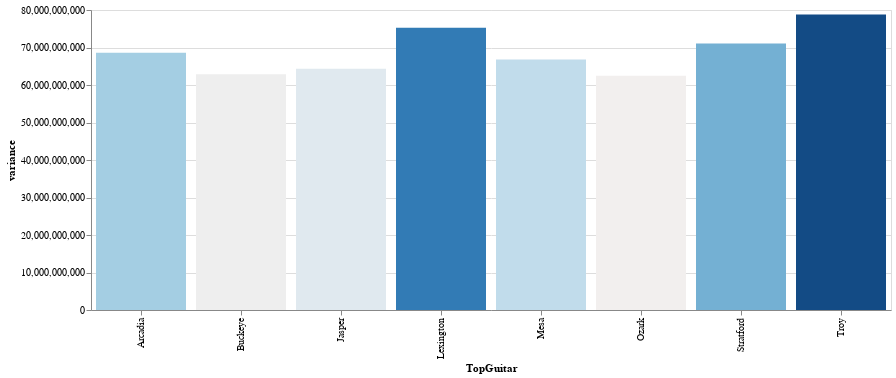

Write notebook code for a chart like this one.
### Code cell
# Imports a visualization tool from the python library
import altair as alt

# Transfers the ranked stores into a dataframe with two columns
data = ranked_stores.reset_index()
data.columns = ['TopGuitar', 'variance']

# Creates a color scale using Altair spcified with redblue color scheme
color_scale = alt.Scale(scheme='redblue', domainMid=0)

# Creates a histogram using Altair with the details and values provided
histogram = alt.Chart(data).mark_bar().encode(
  x='TopGuitar:N',
  y='variance:Q',
  color=alt.Color('variance:Q', scale=color_scale, legend=None),
  tooltip=['TopGuitar:N', 'variance:Q']
).properties(
  width=800
)

# Shows the histogram for the user to see
histogram

### Figure 1 — Vega-Lite specification as saved in the notebook (floating-point values rounded to 4 significant figures)
{"config": {"view": {"continuousWidth": 400, "continuousHeight": 300}}, "data": {"name": "data-2bf51702c74a01753a89438f5ec1825c"}, "mark": "bar", "encoding": {"color": {"field": "variance", "legend": null, "scale": {"domainMid": 0, "scheme": "redblue"}, "type": "quantitative"}, "tooltip": [{"field": "TopGuitar", "type": "nominal"}, {"field": "variance", "type": "quantitative"}], "x": {"field": "TopGuitar", "type": "nominal"}, "y": {"field": "variance", "type": "quantitative"}}, "width": 800, "$schema": "https://vega.github.io/schema/vega-lite/v4.17.0.json", "datasets": {"data-2bf51702c74a01753a89438f5ec1825c": [{"TopGuitar": "Troy", "variance": 78780000000.0}, {"TopGuitar": "Lexington", "variance": 75290000000.0}, {"TopGuitar": "Stratford", "variance": 71090000000.0}, {"TopGuitar": "Arcadia", "variance": 68580000000.0}, {"TopGuitar": "Mesa", "variance": 66790000000.0}, {"TopGuitar": "Jasper", "variance": 64310000000.0}, {"TopGuitar": "Buckeye", "variance": 62890000000.0}, {"TopGuitar": "Ozark", "variance": 62490000000.0}]}}
